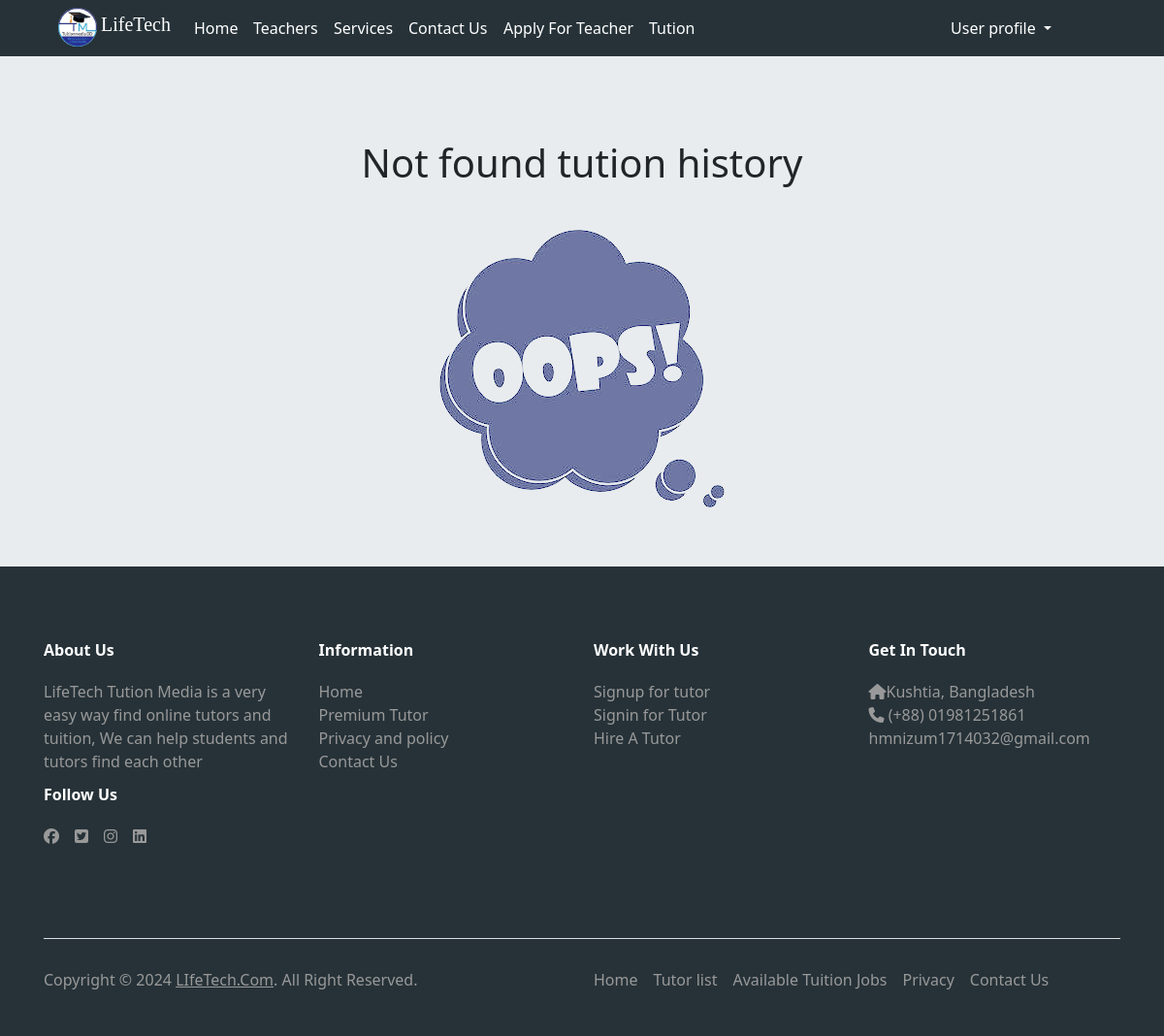
The page /user/allhistory/Atiq/ (signed in) on the database as committed earlier.
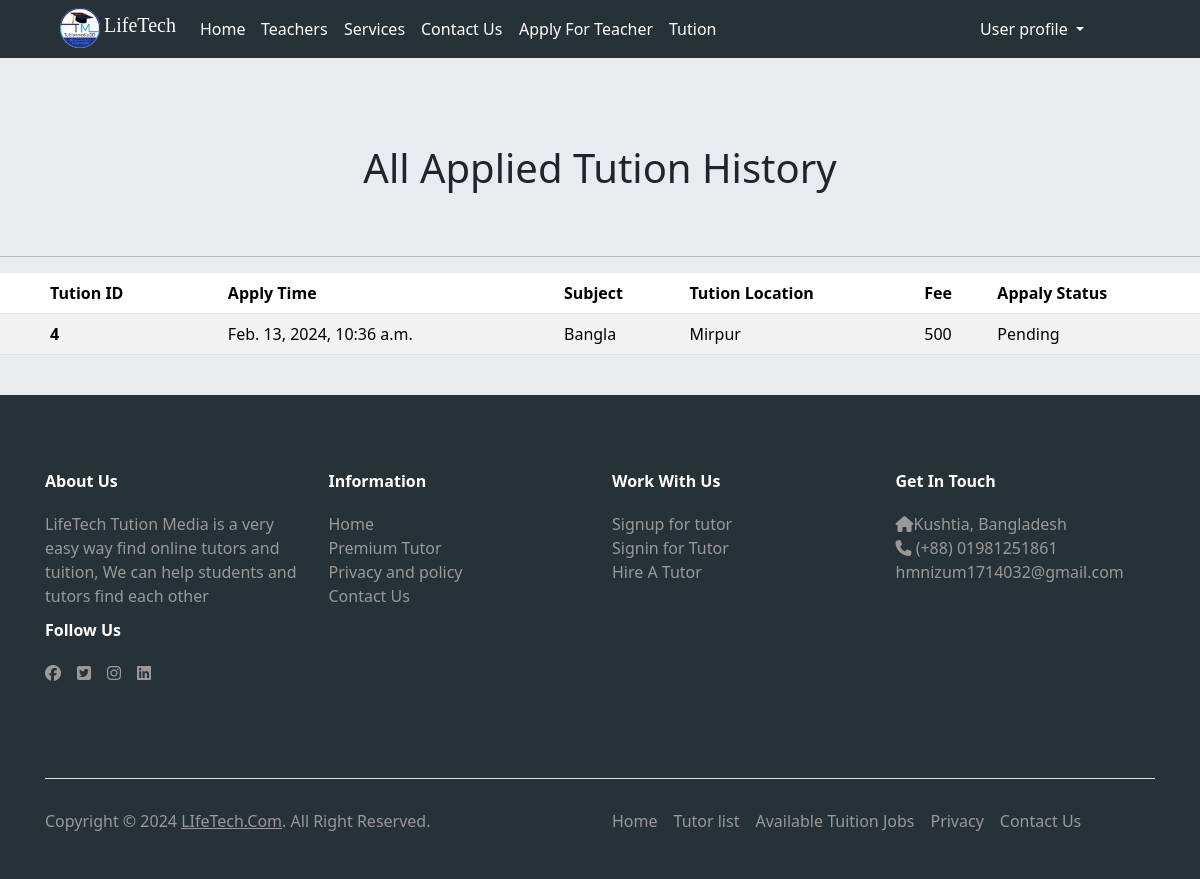
The same page on the database as committed later.
### apply_tution/models.py (models this page shows, shortened)
class ApplicationModel(models.Model):
    applicant = models.ForeignKey(ApplicantModel, on_delete=models.CASCADE)
    tution = models.ForeignKey(TutionModel, on_delete=models.CASCADE)
    appaly_status = models.CharField(max_length=30, choices=APPALY_STATUS, default='Pending')
    created_time = models.DateTimeField(auto_now_add=True)
    cancel = models.BooleanField(default=False)

### tution/models.py (models this page shows)
class TutionModel(models.Model):
    tutionclass = models.ManyToManyField(TutionClassModel)
    subject = models.CharField(max_length=100)
    weekly_day = models.IntegerField()
    daily_time = models.IntegerField()
    location = models.CharField(max_length=200)
    fee = models.IntegerField()
    tution_status = models.CharField(max_length=30, choices=TUTION_STATUS, default='Running')

### users/views.py (the view)
# urls.py: path('allhistory/<str:username>/',  views.allTutionhistory, name='allhistory'),
@login_required
def allTutionhistory(request, username):
    applicant = get_object_or_404(ApplicantModel, user=request.user)
    selected_applications = ApplicationModel.objects.filter(applicant=applicant)
    user = get_object_or_404(User, username=username)
    applicant = get_object_or_404(ApplicantModel, user=user)
    print(applicant.mobile_no)
    return render(request, 'all_tution_history.html', {'data': applicant, 'application' : selected_applications})

### users/templates/all_tution_history.html (shortened to what this page needs)
{% extends "base.html" %}
{% load static %}
{% block content %}
<div class="bg-body-secondary pb-4">
  <div class="table-responsive">
    {% if application %}
    <h1 class="text-center p-5"> All Applied Tution History</h1>
    <hr>
      <table class="table table-striped table-hover w-100 bg-body-secondary">
          <thead>
              <tr style="padding-left: 50px;">
                  <th style="padding-left: 50px;" scope="col">Tution ID</th>
                  <th scope="col">Apply Time</th>
                  <th scope="col">Subject</th>
                  <th scope="col">Tution Location</th>
                  <th scope="col">Fee</th>
                  <th scope="col">Appaly Status</th>
              </tr>
          </thead>
          <tbody>
              {% for i in application %}
                  <tr>
                      <th style="padding-left: 50px;" scope="row">{{i.tution.id}}</th>
                      <td>{{i.created_time}}</td>
                      <td>{{i.tution.subject}}</td>
                      <td>{{i.tution.location}}</td>
                      <td>{{i.tution.fee}}</td>
                      <td>{{i.appaly_status}}</td>
                  </tr>
              {% endfor %}
          </tbody>
      </table>
      {% else %}
      <div class="container text-center mt-5">
        <div>
            <h1>Not found tution history</h1>
        </div>
        <div>
            <img style="mix-blend-mode: color-burn;" src="{% static "opps.jpg" %}" alt="opps">
        </div>
    </div>
      {% endif %}
  </div>
</div>
{% endblock content %}

Rows that differ between the two databases and show on the page:
added ApplicationModel: tution.id "4", created_time "Feb. 13, 2024, 10:36 a.m.", tution.subject "Bangla", tution.location "Mirpur", tution.fee "500", appaly_status "Pending"
Other text that changed with them:
text no longer shown: "Not found tution history"
text now shown: "All Applied Tution History Tution ID Apply Time Subject Tution Location Fee Appaly Status"
